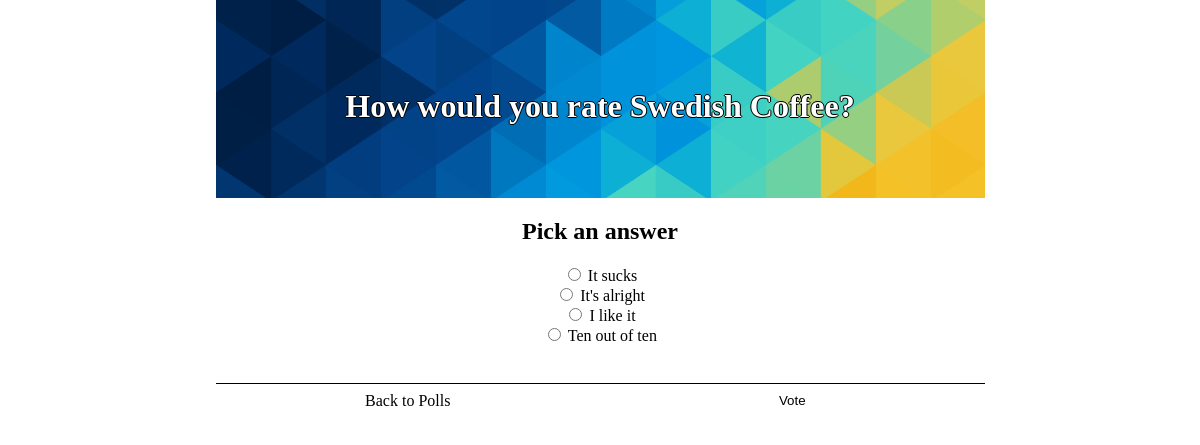
The app's page /polls/2/ with its own data.
### polls/models.py (models this page shows, shortened)
class Question(models.Model):
    question_text = models.CharField(max_length=200)
    pub_date = models.DateTimeField('date published')
    def was_published_recently(self):
        now=timezone.now();
        return  now-datetime.timedelta(days=1) <= self.pub_date <= now
    was_published_recently.admin_order_field = 'pub_date'
    was_published_recently.boolean = True
    was_published_recently.short_description = 'Published recently?'

class Choice(models.Model):
    question = models.ForeignKey(Question, on_delete=models.CASCADE)
    choice_text = models.CharField(max_length=200)
    votes = models.IntegerField(default=0)

### polls/views.py (the view)
# urls.py: url(r'^(?P<pk>[0-9]+)/$', views.DetailView.as_view(), name='detail'),
class DetailView(generic.DetailView):
    model = Question
    template_name = "polls/detail.html"
    def get_queryset(self):
        return Question.objects.filter(pub_date__lte=timezone.now())

### polls/templates/polls/detail.html (shortened to what this page needs)
{% extends "polls/base.html" %}
{% load staticfiles %}
{% block header %}
    <h1>{{ question.question_text }}</h1>
{% endblock %}
{%block container %}
    <h2> Pick an answer </h2>
    <form action="{% url 'polls:vote' question.id %}" method="post" id="voteForm">
    {% for choice in question.choice_set.all %}
        <input type="radio" name="choice" id="choice{{ forloop.counter }}" value="{{ choice.id }}" />
        <label for="choice{{ forloop.counter }}">{{ choice.choice_text }}</label><br />
    {% endfor %}
    <br>
    </form>
{% endblock %}
{% block rAction %}
    <button class="actionButton rbutton" type="submit" form="voteForm">
            Vote
    </button>
{% endblock %}

### polls/static/polls/style.css (style rules this page uses)
.content a, h1 { text-align: center; text-decoration: none; }
.headerh1 h1 { margin:0px; padding:0px; }
.actionButton { background-color: white; border: none; cursor:pointer; text-align: center; width:100%; padding-top:8px; padding-bottom:8px; text-decoration: none; color:black; }
.rbutton { order:1; }
@media screen and (min-width: 426px) { .actionButton { width:50%; } }
@media screen and (min-width: 426px) { .rbutton { order:2; } }

### records on screen
Question: question_text "How would you rate Swedish Coffee?"
Choice: choice_text "It sucks"
Choice: choice_text "It's alright"
Choice: choice_text "I like it"
Choice: choice_text "Ten out of ten"
